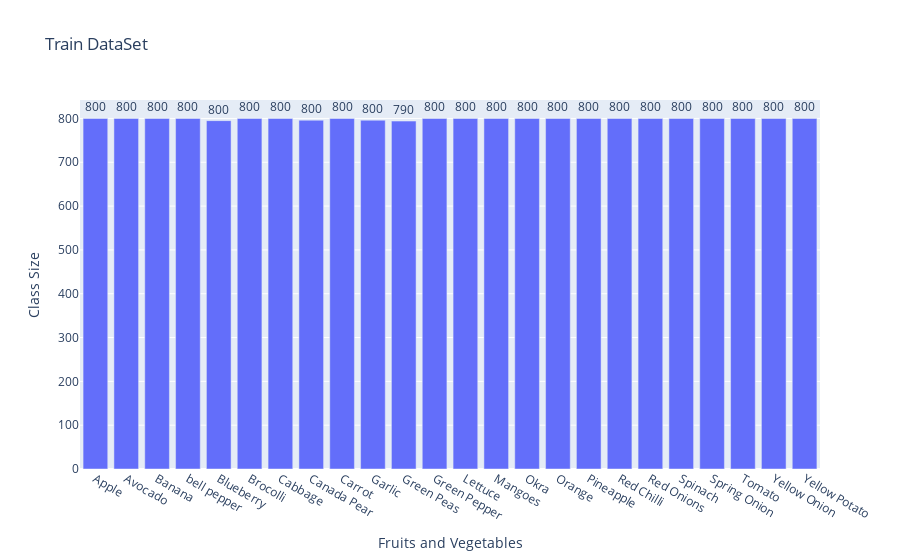

The cell this chart's notebook holds for it:
### Markdown cell above
Plot Train dataset class distribution

### Code cell
!pip install plotly
import plotly.express as px

fig = px.bar(train_class_dist.keys(), x=list(train_class_dist.keys()), y=list(train_class_dist.values()),labels={"y":"Class Size", "x":"Fruits and Vegetables"},title="Train DataSet")
fig.update_traces(texttemplate='%{y:.2s}', textposition='outside')

fig.show()

### Figure 1 — Plotly figure (JSON) as saved in the notebook; plotly's stock layout.template omitted (floating-point values rounded to 4 significant figures)
{"data": [{"alignmentgroup": "True", "hoverlabel": {"namelength": 0}, "hovertemplate": "Fruits and Vegetables=%{x}<br>Class Size=%{y}", "legendgroup": "", "marker": {"color": "#636efa"}, "name": "", "offsetgroup": "", "orientation": "v", "showlegend": false, "textposition": "outside", "texttemplate": "%{y:.2s}", "type": "bar", "x": ["Apple", "Avocado", "Banana", "bell pepper", "Blueberry", "Brocolli", "Cabbage", "Canada Pear", "Carrot", "Garlic", "Green Peas", "Green Pepper", "Lettuce", "Mangoes", "Okra", "Orange", "Pineapple", "Red Chilli", "Red Onions", "Spinach", "Spring Onion", "Tomato", "Yellow Onion", "Yellow Potato"], "xaxis": "x", "y": [800, 800, 800, 800, 795, 800, 800, 796, 800, 796, 794, 800, 800, 800, 800, 800, 800, 800, 800, 800, 800, 800, 800, 800], "yaxis": "y"}], "layout": {"barmode": "relative", "legend": {"tracegroupgap": 0}, "title": {"text": "Train DataSet"}, "xaxis": {"anchor": "y", "domain": [0, 1], "title": {"text": "Fruits and Vegetables"}}, "yaxis": {"anchor": "x", "domain": [0, 1], "title": {"text": "Class Size"}}}}
